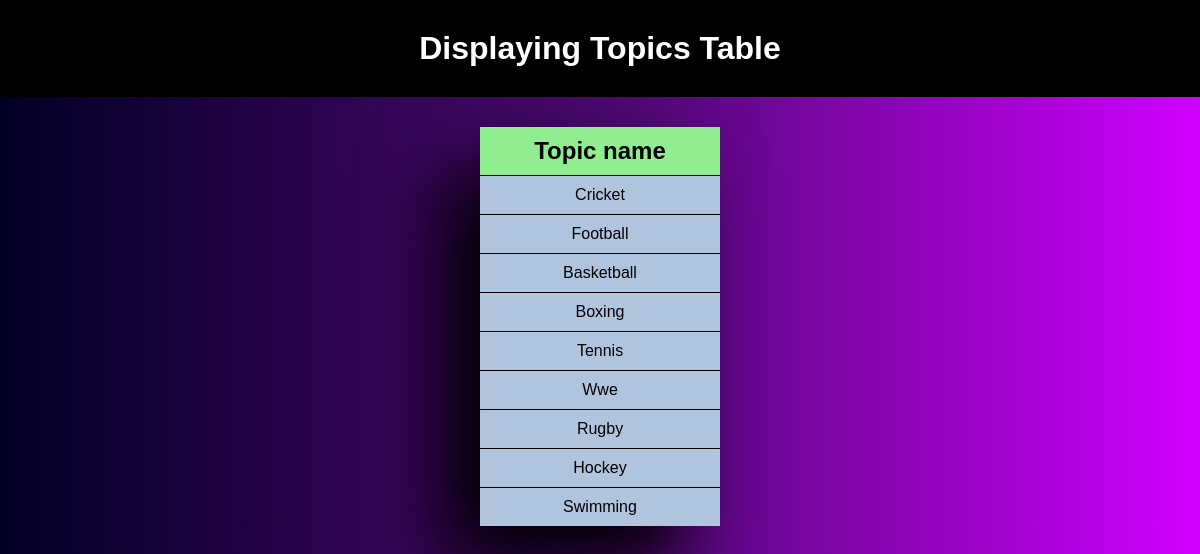
/display_topic/, run on the app's committed database.
### app/models.py (models this page shows, shortened)
class Topic(models.Model):
    topic_name = models.CharField(max_length=50, primary_key=True)

### app/views.py (the view)
# urls.py: path('display_topic/',display_topic,name='display_topic'),
def display_topic(request):
    topics = Topic.objects.all()
    d = {'topics': topics}
    return render(request,'dt.html',d)

### templates/dt.html (shortened to what this page needs)
<!DOCTYPE html>
<html lang="en">
<head>
</head>
<body>
    <center>
        <h1>Displaying Topics Table</h1>
        <table cellspacing="0">
            <tr>
                <th>Topic name</th>
            </tr>
            {% for to in topics %}
                <tr>
                    <td>{{ to.topic_name }}</td>
                </tr>
            {% endfor %}
        </table>
    </center>
</body>
</html>

### templates/dt.html (style rules this page uses)
* { margin: 0; padding: 0; font-family: Arial, Helvetica, sans-serif; }
body { background: rgb(2,0,36); background: linear-gradient(90deg, rgba(2,0,36,1) 0%, rgba(83,9,121,1) 54%, rgba(207,0,255,1) 100%); }
h1 { background-color: black; color: white; font-size: 2em; padding: 30px; margin-bottom: 30px; }
table { width: 20%; box-shadow: -37px 42px 74px black; text-align: center; }
th { background-color: lightgreen; font-size: 1.5em; }
td { background-color: lightsteelblue; border-top: 1px solid; transition: .5s; }
th,td { padding: 10px 0px; }

### data on the page
Topic: topic_name "Cricket"
Topic: topic_name "Football"
Topic: topic_name "Basketball"
Topic: topic_name "Boxing"
Topic: topic_name "Tennis"
Topic: topic_name "Wwe"
Topic: topic_name "Rugby"
Topic: topic_name "Hockey"
Topic: topic_name "Swimming"
